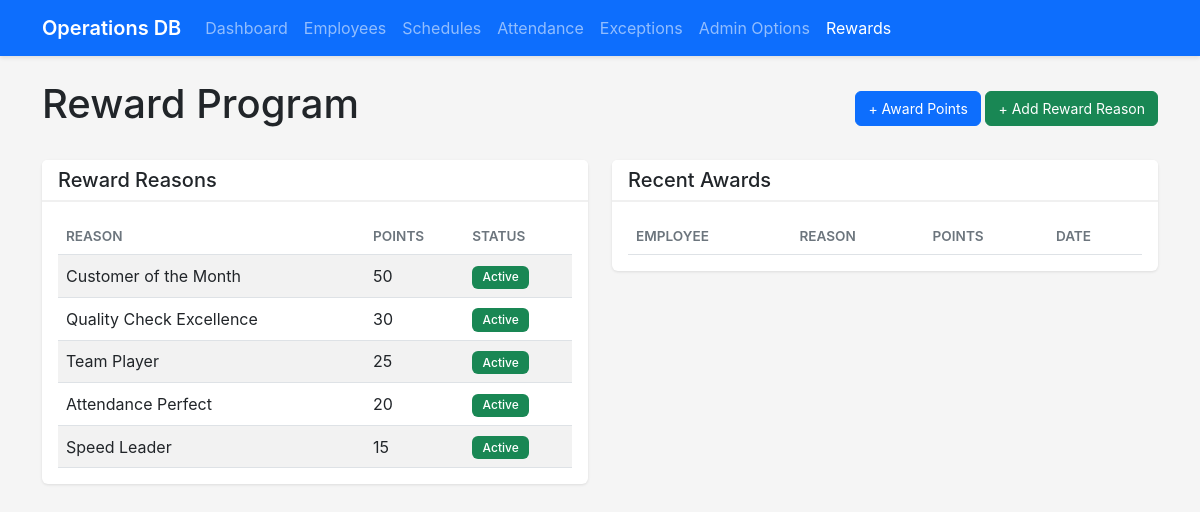
The page /rewards (signed in) on the database its author committed.
### app/models.py (models this page shows, shortened)
class RewardReason(db.Model):
    __tablename__ = 'reward_reasons'
    reason_id = db.Column(db.Integer, primary_key=True)
    reason = db.Column(db.String(150), nullable=False, unique=True)
    points = db.Column(db.Integer, nullable=False)
    is_active = db.Column(db.Boolean, default=True)
    created_at = db.Column(db.DateTime, default=datetime.utcnow)

### app/routes/admin.py (the view, shortened to what this page needs)
@bp.route('/rewards', methods=['GET', 'POST'])
@login_required
def rewards():
    reward_reasons = RewardReason.query.filter_by(is_active=True).all()
    recent_rewards = EmployeeReward.query.order_by(EmployeeReward.created_at.desc()).limit(10).all()
    return render_template('rewards.html', reward_reasons=reward_reasons, recent_rewards=recent_rewards)

### app/models.py (called while the page is built)
@login_manager.user_loader
def load_user(user_id):
    from app.models import User, DBUser
    user = User.query.get(int(user_id))
    if user:
        return user
    return DBUser.query.get(int(user_id))

### app/templates/rewards.html (shortened to what this page needs)
<!DOCTYPE html>
<html lang="en">
<head>
    <link href="https://cdn.jsdelivr.net/npm/bootstrap@5.3.0/dist/css/bootstrap.min.css" rel="stylesheet">
    <link rel="stylesheet" href="{{ url_for('static', filename='css/style.css') }}">
</head>
<body>
    <nav class="navbar navbar-expand-lg navbar-dark bg-primary">
        <div class="container">
            <a class="navbar-brand" href="/">Operations DB</a>
            <div class="collapse navbar-collapse" id="navbarNav">
                <ul class="navbar-nav">
                    <li class="nav-item">
                        <a class="nav-link" href="/dashboard">Dashboard</a>
                    </li>
                    <li class="nav-item">
                        <a class="nav-link" href="/employees">Employees</a>
                    </li>
                    <li class="nav-item">
                        <a class="nav-link" href="/schedules">Schedules</a>
                    </li>
                    <li class="nav-item">
                        <a class="nav-link" href="/attendance">Attendance</a>
                    </li>
                    <li class="nav-item">
                        <a class="nav-link" href="/exceptions">Exceptions</a>
                    </li>
                    <li class="nav-item">
                        <a class="nav-link" href="/admin/options">Admin Options</a>
                    </li>
                    <li class="nav-item">
                        <a class="nav-link active" href="/rewards">Rewards</a>
                    </li>
                </ul>
            </div>
        </div>
    </nav>
    <div class="container mt-4">
        <div class="d-flex justify-content-between align-items-center mb-4">
            <h1>Reward Program</h1>
            <div>
                <button class="btn btn-primary" data-bs-toggle="modal" data-bs-target="#awardModal">
                    + Award Points
                </button>
                <button class="btn btn-success" data-bs-toggle="modal" data-bs-target="#addReasonModal">
                    + Add Reward Reason
                </button>
            </div>
        </div>
        <div class="row">
            <div class="col-md-6 mb-4">
                <div class="card">
                    <div class="card-header">
                        <h5 class="mb-0">Reward Reasons</h5>
                    </div>
                    <div class="card-body">
                        <div class="table-responsive">
                            <table class="table table-striped">
                                <thead>
                                    <tr>
                                        <th>Reason</th>
                                        <th>Points</th>
                                        <th>Status</th>
                                    </tr>
                                </thead>
                                <tbody>
                                    {% for reason in reward_reasons %}
                                    <tr>
                                        <td>{{ reason.reason }}</td>
                                        <td>{{ reason.points }}</td>
                                        <td>{% if reason.is_active %}<span class="badge bg-success">Active</span>{% else %}<span class="badge bg-secondary">Inactive</span>{% endif %}</td>
                                    </tr>
                                    {% endfor %}
                                </tbody>
                            </table>
                        </div>
                    </div>
                </div>
            </div>
            <div class="col-md-6 mb-4">
                <div class="card">
                    <div class="card-header">
                        <h5 class="mb-0">Recent Awards</h5>
                    </div>
                    <div class="card-body">
                        <div class="table-responsive">
                            <table class="table table-striped">
                                <thead>
                                    <tr>
                                        <th>Employee</th>
                                        <th>Reason</th>
                                        <th>Points</th>
                                        <th>Date</th>
                                    </tr>
                                </thead>
                            </table>
                        </div>
                    </div>
                </div>
            </div>
        </div>
    </div>
</body>
</html>

### app/static/css/style.css (style rules this page uses)
:root { --primary-color: #0d6efd; --secondary-color: #6c757d; --success-color: #198754; --danger-color: #dc3545; --warning-color: #ffc107; --info-color: #0dcaf0; --light-color: #f8f9fa; --dark-color: #212529; }
body { font-family: -apple-system, BlinkMacSystemFont, 'Segoe UI', Roboto, 'Helvetica Neue', Arial, sans-serif; background-color: #f5f5f5; }
.navbar { box-shadow: 0 2px 4px rgba(0, 0, 0, 0.1); }
.navbar-brand { font-weight: 600; font-size: 1.25rem; }
.card { box-shadow: 0 1px 3px rgba(0, 0, 0, 0.1); border: none; margin-bottom: 1rem; }
.card-header { font-weight: 600; background-color: #fff; border-bottom: 2px solid #f0f0f0; }
.table { margin-bottom: 0; }
.table th { font-weight: 600; text-transform: uppercase; font-size: 0.85rem; color: #6c757d; }
.table td { vertical-align: middle; }
.btn { font-size: 0.875rem; }
.badge { font-weight: 500; padding: 0.35rem 0.65rem; }

### rows shown on the page
RewardReason: reason "Customer of the Month", points "50", is_active "Active"
RewardReason: reason "Quality Check Excellence", points "30", is_active "Active"
RewardReason: reason "Team Player", points "25", is_active "Active"
RewardReason: reason "Attendance Perfect", points "20", is_active "Active"
RewardReason: reason "Speed Leader", points "15", is_active "Active"
